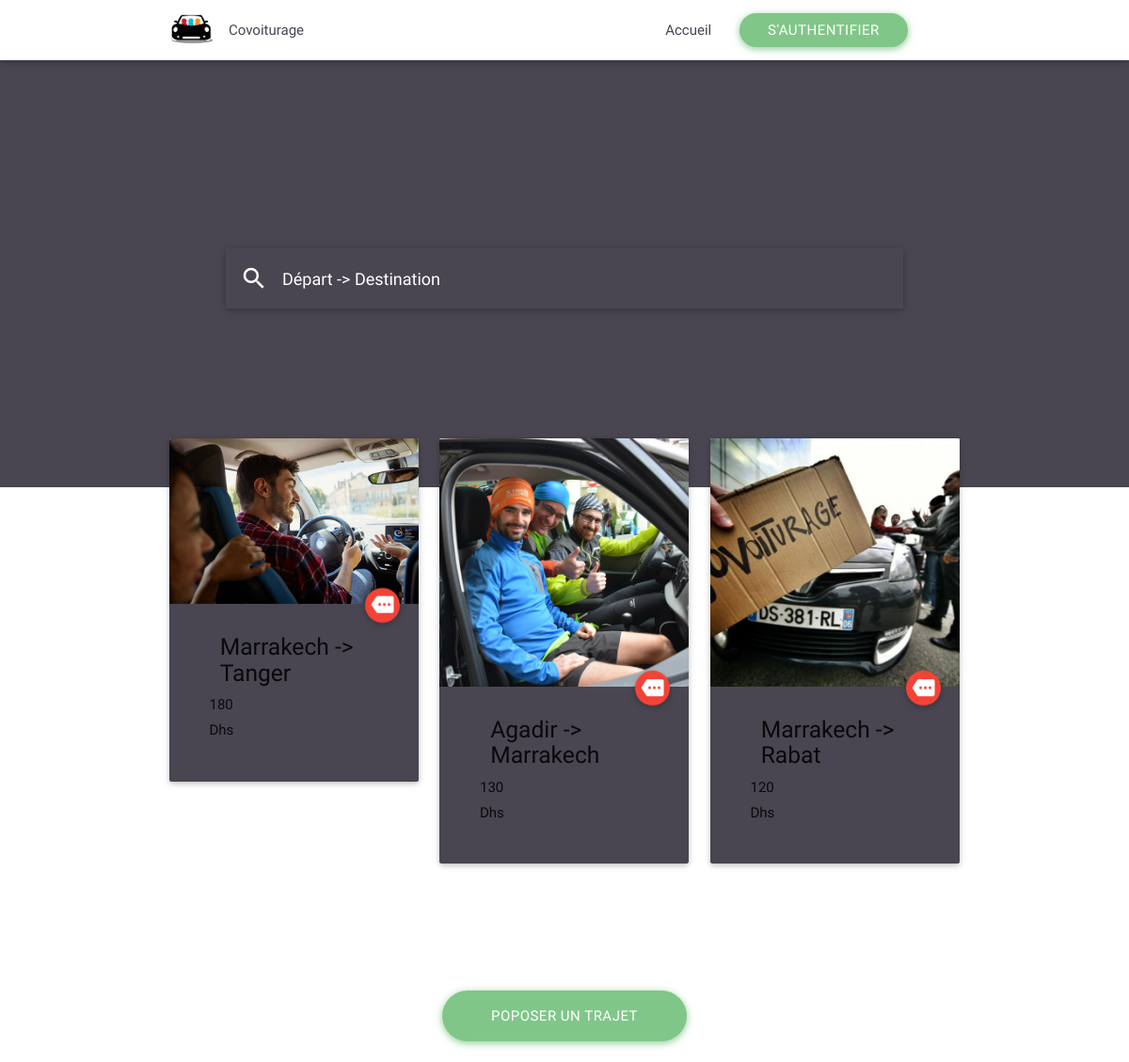
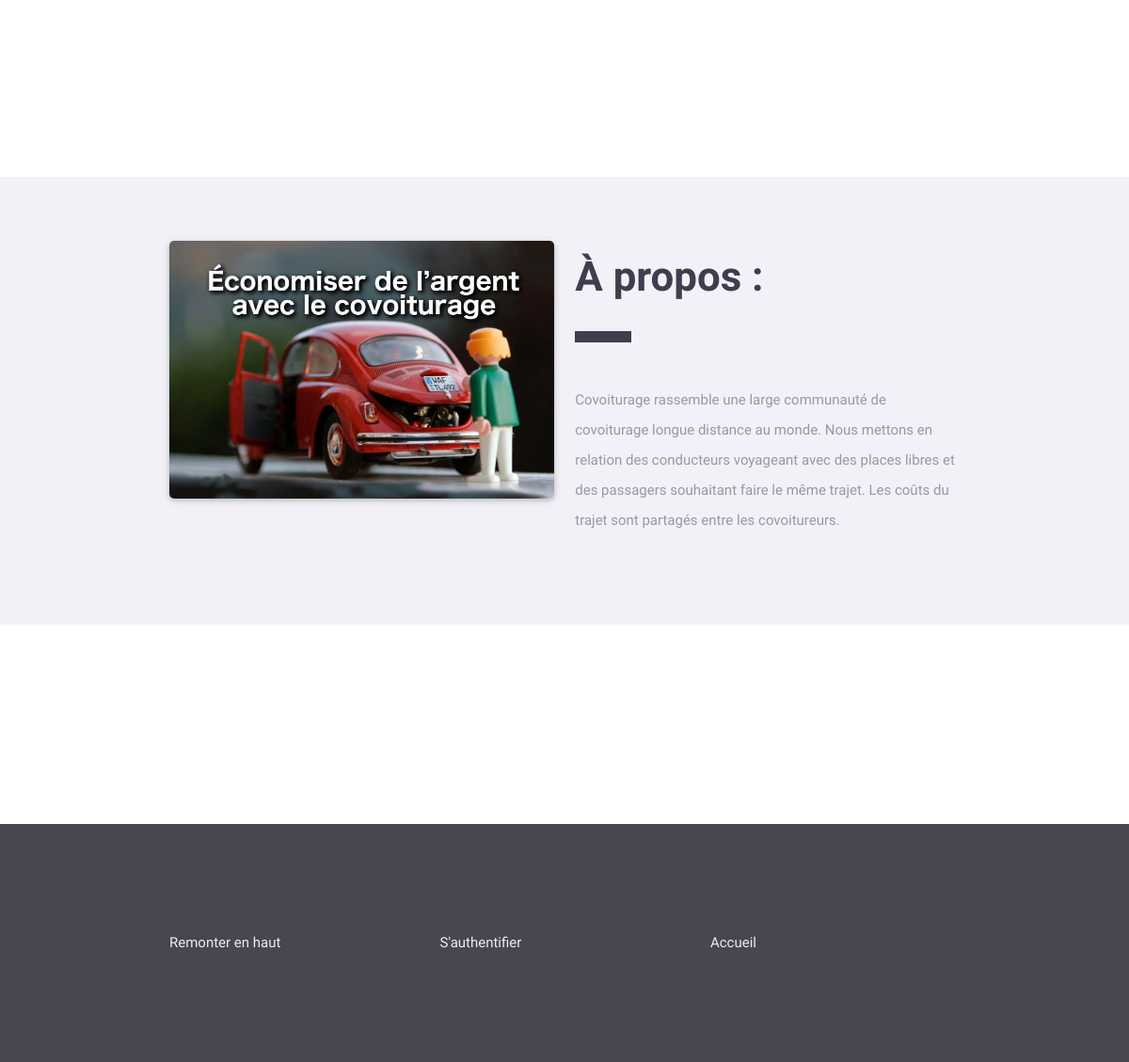
The page / on the database its author committed (2 pictures, top to bottom).
### tables this page shows
CREATE TABLE `trajets` (
  `id` int(11) NOT NULL,
  `trajet` char(25) DEFAULT NULL,
  `nbr_place_dispo` int(11) DEFAULT NULL,
  `description` varchar(1000) NOT NULL,
  `prix` int(11) DEFAULT NULL,
  `id_image` int(11) DEFAULT NULL,
  `nom_image` char(50) DEFAULT NULL,
  `date` datetime DEFAULT NULL
);

### index.php (the view, shortened to what this page needs)
<?php
if (!isset($_SESSION['logged_in'])) {
  $nav ='includes/nav.php';
}
else {
  $nav ='includes/navconnected.php';
  $idsess = $_SESSION['id'];
}
require 'includes/header.php';
require $nav; ?>
<div class="container-fluid home" id="top">
  <div class="container search">
    <nav class="animated slideInUp wow">
      <div class="nav-wrapper">
        <form method="GET" action="search.php">
          <div class="input-field">
            <input id="search" class="searching" type="search" name='searched' value='Okk'required>
            <label for="search"><i class="material-icons">search</i></label>
            <i class="material-icons">close</i>
          </div>
        </form>
      </div>
    </nav>
  </div>
</div>
<div class="container most">
  <div class="row">
    <?php
     include 'db.php';
    $queryfirst = "SELECT
   id as 'id',
   trajet as 'trajet',
   prix as 'prix',
   nom_image as 'nom_image' FROM trajets group by prix desc limit 3 "
;
    $resultfirst = $connection->query($queryfirst);
    if ($resultfirst->num_rows > 0) {
      while($rowfirst = $resultfirst->fetch_assoc()) {
            $id_best = $rowfirst['id'];
            $trajet_best = $rowfirst['trajet'];
            $prix_best = $rowfirst['prix'];
            $nom_image_best = $rowfirst['nom_image'];
            ?>
            <div class="col s12 m4">
              <div class="card hoverable animated slideInUp wow">
                <div class="card-image">
                  <a href="trajets.php?id=<?= $id_best;  ?>"><img src="trajets/<?= $nom_image_best; ?>"></a>
                  <a href="trajets.php?id=<?= $id_best; ?>" class="btn-floating red halfway-fab waves-effect waves-light right"><i class="material-icons">more</i></a>
                </div>
                  <div class="card-content">
                    <div class="container">
                      <div class="row">
                        <div class="col s12">
                          <p class="white-text red-text"><span class="card-title red-text"><h5><?= $trajet_best; ?></h5></span>
                        </div>
                          <?= $prix_best; ?><h6>Dhs</h6></p>
                      </div>
                    </div>
                  </div>
                </div>
              </div>
              <?php }} ?>
            </div>
          </div>
          <div class="container-fluid center-align categories">
            <a href="admin/addp.php?id=1&category=Proposer%20un%20trajet&icon=trajet" class="button-rounded btn-large waves-effect waves-light">Poposer un trajet</a>
              </div>
              <div class="container-fluid about" id="about">
                <div class="container">
                  <div class="row">
                    <div class="col s12 m6">
                      <div class="card animated slideInUp wow">
                        <div class="card-image">
                          <img src="src/img/about.jpg" alt="">
                        </div>
                      </div>
                    </div>
                    <div class="col s12 m6">
                      <h3 class="animated slideInUp wow">À propos :</h3>
                      <div class="divider animated slideInUp wow"></div>
                      <p class="animated slideInUp wow"><p>Covoiturage rassemble une large communauté de covoiturage longue distance au monde. Nous mettons en relation des conducteurs voyageant avec des places libres et des passagers souhaitant faire le même trajet. Les coûts du trajet sont partagés entre les covoitureurs.</p>
                      </div>
                    </div>
                  </div>
                </div>
                <div class="container contact" id="contact">
                  <div class="row">
                    <form class="col s12 animated slideInUp wow">
                      <div class="row">
                        <div class="input-field col s12 m6">
                        </div>
                        <div class="input-field col s12 m6">
                        </div>
                        <div class="input-field col s12 ">
                        </div>
                        <div class="center-align">
                        </div>
                      </div>
                    </form>
                  </div>
                </div>
                <?php
                require 'includes/secondfooter.php';
                require 'includes/footer.php'; ?>

### includes/header.php (shortened to what this page needs)
<!DOCTYPE html>
<html>
  <head>
    <head>
      <link rel="stylesheet" href="src/css/font-awesome-4.6.3/css/font-awesome.min.css">
      <link type="text/css" rel="stylesheet" href="src/css/materialize.min.css"  media="screen,projection"/>
      <link rel="stylesheet" href="src/css/animate.css-master/animate.min.css">
      <link rel="stylesheet" href="src/css/style.css">
      <link rel='stylesheet' href='src/css/nprogress.css'/>
    </head>
  <body>

### includes/nav.php (shortened to what this page needs)
 <div class="navbar-fixed">
  <nav class="navblack">
    <div class="nav-wrapper nav-wrapper-2 container white">
    <ul class="left hide-on-med-and-down">
      <li><a href="index.php" class="brand"></a></li>
      <li><a href="index.php" class="dark-text">Covoiturage</a></li>
    </ul>
    <ul  class="right hide-on-med-and-down">
        <li><a href="index.php" class="dark-text">Accueil</a></li>
      <li><a href="sign.php" class="waves-effect waves-light btn button-rounded">S'authentifier</a></li>
    </ul>
  </div>
  </nav>
</div>

### includes/secondfooter.php
<footer class="page-footer">
         <div class="container footer-info">
           <div class="row">
             <div class="col s12 l4 ">
               <ul>
                 <li><a class="grey-text text-lighten-3 animated slideInUp wow" href="#top">Remonter en haut</a></li>
               </ul>
             </div>
             <div class="col s12 l4 ">
               <ul>
              <li><a class="grey-text text-lighten-3 animated slideInUp wow" href="sign.php">S'authentifier</a></li>
               </ul>
             </div>
             <div class="col s12 l4 ">
               <ul>
                <li><a class="grey-text text-lighten-3 animated slideInUp wow" href="index.php">Accueil</a></li>
               </ul>
             </div>
           </div>
         </div>
       </footer>

### includes/footer.php (shortened to what this page needs)
</body>
</html>

### src/css/style.css (style rules this page uses)
.navblack { background: #fff; }
.nav-wrapper-2 { padding-right: 40px; background: #fff !important; }
.nav-wrapper-2 .brand { background-image: url("../img/logo.png"); background-repeat: no-repeat; background-position: center; background-size: cover; padding: 24px 24px; margin-top: 6px; transition: .5s; }
.nav-wrapper-2 .dark-text { color: #494551 !important; }
.home { padding-top: 200px; padding-bottom: 190px; background: #494551; }
.home .search { padding-right: 60px; padding-left: 60px; }
.home nav { background: none !important; }
.most { margin-top: -60px !important; padding-bottom: 60px; }
.most .card .card-image { transition: 0.9s; }
.most .card .halfway-fab { margin-top: -17px; margin-right: 20px; background-color: #fa4949; }
.most .card .card-content { transition: 0.6s; background: #494551; }
.button-rounded { border-radius: 20px; background-color: #81C689; box-shadow: 0 2px 6px 0 rgba(129, 198, 137, 0.6), 0 2px 10px 0 rgba(129, 198, 137, 0.42); }
.categories { padding-top: 40px; padding-bottom: 150px; }
.categories .button-rounded { width: 260px; border-radius: 40px; margin-bottom: 60px; }
.about { padding-top: 60px; padding-bottom: 60px; background: #f2f1f7; }
.about h3 { font-weight: bold; margin-bottom: 34px; color: #3f3d4e; }
.about .divider { height: 12px; background-color: #3f3d4e; width: 60px; margin-bottom: 45px; }
.about p { line-height: 32px; color: #9896a8; }
.about .card { border-radius: 5px; }
.about .card .card-image { border-radius: 5px; }
.about .card .card-image img { border-radius: 5px; }
.contact { padding-top: 60px; padding-bottom: 60px; }
.contact .center-align { padding-top: 30px; }
.page-footer { background-color: #494551 !important; }
.page-footer .footer-info { padding-top: 80px; padding-bottom: 80px; }
.input-field label { color: #494551; }
.material-icons { font-family: 'Material Icons'; font-weight: normal; font-style: normal; font-size: 24px; line-height: 1; letter-spacing: normal; text-transform: none; display: inline-block; white-space: nowrap; word-wrap: normal; direction: ltr; -webkit-font-feature-settings: 'liga'; -webkit-font-smoothing: antialiased; }

### rows shown on the page
trajets: nom_image (picture), trajet "Marrakech -> Tanger", prix "180"
trajets: nom_image (picture), trajet "Agadir -> Marrakech", prix "130"
trajets: nom_image (picture), trajet "Marrakech -> Rabat", prix "120"
